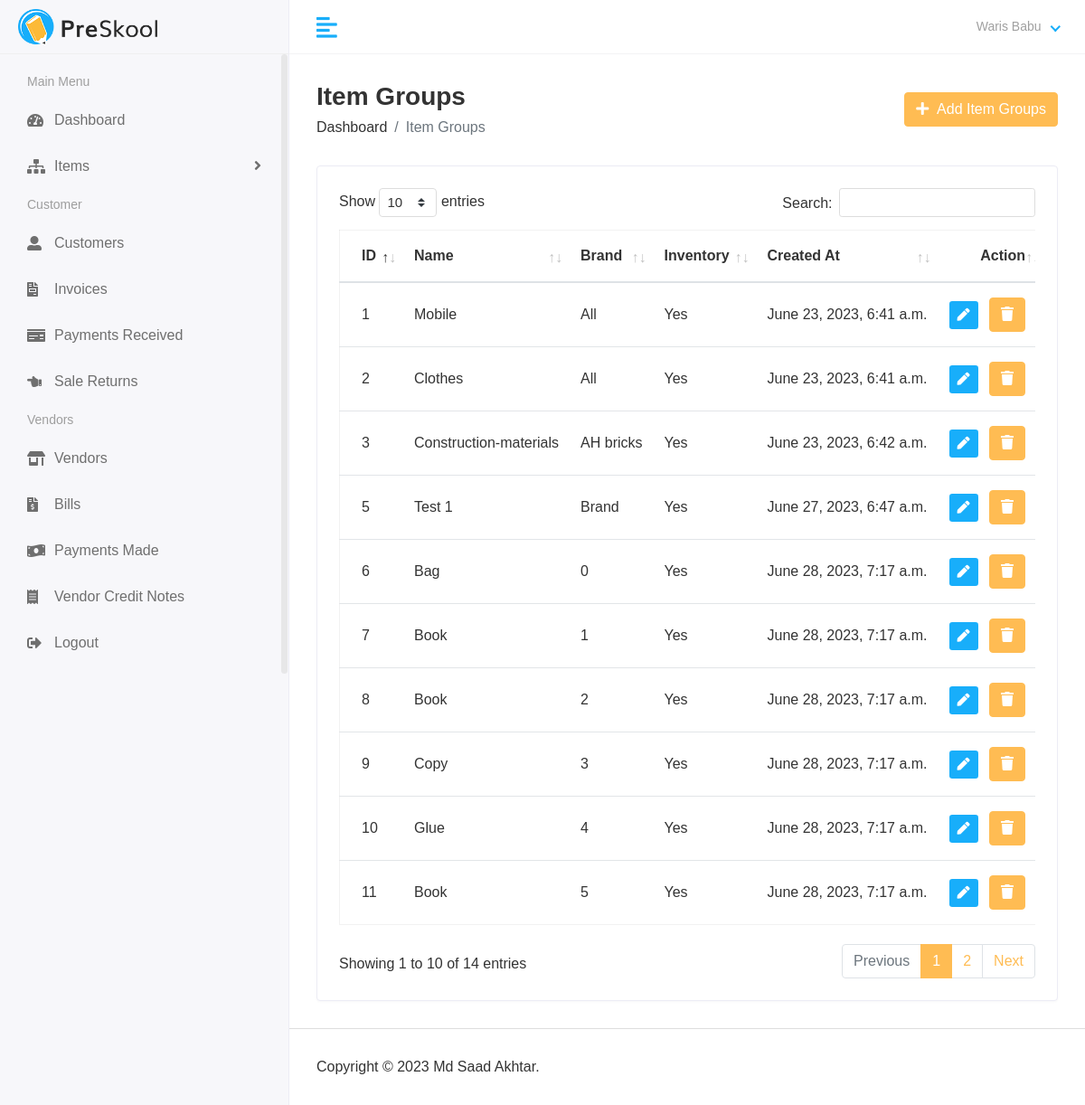
/finance/view_item_groups/ (signed in), run on the app's committed database.
### accounts/models.py (models this page shows)
class CustomUser(AbstractUser):
    def __str__(self):
        return self.email

### finance/models.py (models this page shows, shortened)
class ItemGroup(models.Model):
    name = models.CharField(_("name"), max_length=50)
    brand = models.CharField(_("brand"), max_length=50)
    tax_preference = models.IntegerField(choices=TAX_PREFERENCE,default=1)
    inventory = models.IntegerField(choices=INVENTORY_TYPE,default=1)
    created_at = models.DateTimeField(auto_now_add=True,null = True)
    updated_at = models.DateTimeField(auto_now_add=True,null = True)
    changed_by_user = models.ForeignKey(CustomUser,null=True,on_delete=models.PROTECT)

### finance/views.py (the view)
# urls.py: path('view_item_groups/',views.view_item_groups,name="view_item_groups"),
@login_required(login_url="account_login")
def view_item_groups(request):
    if not request.user.has_perm('finance.view_itemgroup'):
        return HttpResponse("Permission Error. Sorry You are not authorised to visit this page")
    item_groups = ItemGroup.objects.all()
    context = {
        "item_groups":item_groups
    }
    return render(request,"hod/view_item_groups.html", context)

### finance/templates/hod/view_item_groups.html (shortened to what this page needs)
{% extends 'base.html' %} {% block content %}
<div class="main-wrapper">
  <div class="page-wrapper">
    <div class="content container-fluid">
      <div class="page-header">
        <div class="row align-items-center">
          <div class="col">
            <h3 class="page-title">Item Groups</h3>
            <ul class="breadcrumb">
              <li class="breadcrumb-item">
                <a href="{% url 'finance_dashboard' %}">Dashboard</a>
              </li>
              <li class="breadcrumb-item active">Item Groups</li>
            </ul>
          </div>
          <div class="col-auto text-right float-right ml-auto">
            <a href="{% url 'add_item_groups' %}" class="btn btn-primary"
              ><i class="fas fa-plus"></i> &nbsp;Add Item Groups
            </a>
          </div>
        </div>
      </div>
      <div class="row">
        <div class="col-sm-12">
          <div class="card card-table">
            <div class="card-body">
              <div class="table-responsive">
                <table id="table_id" class="table table-hover table-center mb-0">
                    <thead>
                      <tr>
                        <th>ID</th>
                        <th>Name</th>
                        <th>Brand</th>
                        <th>Inventory</th>
                        <th>Created At</th>
                        <th class="text-right">Action</th>
                      </tr>
                    </thead>
                    <tbody>
                      {% for i in item_groups %}
                      <tr>
                        <td>{{i.id}}</td>
                        <td>{{i.name}}</td>
                        <td>{{i.brand}}</td>
                        {% if i.inventory == 1 %}
                            <td>Yes</td>
                        {% else %}
                            <td>No</td>
                        {% endif %}
                        <td>{{i.created_at}}</td>
                        <td class="text-right">
                          <div class="actions">
                            <a
                              href="{% url 'edit_item_groups' i.id %}"
                              class="btn btn-sm bg-success-light mr-2"
                            >
                              <i class="fas fa-pen"></i>
                            </a>
                            <button type="button" class="btn btn-primary" data-toggle="modal" data-target="#modal-{{i.id}}">
                              <i class="fa fa-trash" aria-hidden="true"></i>
                            </button>
                          </div>
                        </td>
                      </tr>
                      {% endfor %}
                    </tbody>
                  </table>
              </div>
            </div>
          </div>
        </div>
      </div>
    </div>
    {% endblock content %}

### finance/templates/includes/header.html (shortened to what this page needs)
{% load static %}
<div class="header">
    <div class="header-left">
       <a href="index.html" class="logo">
       <img src="{% static 'assets/img/logo.png' %}" alt="Logo">
       </a>
    </div>
    <a href="javascript:void(0);" id="toggle_btn">
    <i class="fas fa-align-left"></i>
    </a>
    <ul class="nav user-menu">
       <li class="nav-item dropdown has-arrow">
          <a href="#" class="dropdown-toggle nav-link" data-toggle="dropdown">
          <span class="user-img">
            {% if request.user.first_name %}
               {{request.user.first_name}} {{request.user.last_name}}
            {% else %}
               {{request.user}}
            {% endif %}
         </span>
          </a>
       </li>
    </ul>
 </div>

### static/assets/css/style.css (style rules this page uses)
html { height: 100%; }
body { background-color: #fff; color: #333; font-family: 'Poppins', sans-serif; font-size: 1rem; height: 100%; line-height: 1.5; overflow-x: hidden; }
h1, h2, h3, h4, h5, h6 { font-family: 'Poppins', sans-serif; margin-top: 0; }
a { color: #009ce7; }
input, button, a { transition: all 0.4s ease; -moz-transition: all 0.4s ease; -o-transition: all 0.4s ease; -ms-transition: all 0.4s ease; -webkit-transition: all 0.4s ease; }
input, input:focus, button, button:focus { outline: none; }
ul, ol { padding: 0px; list-style: none; }
.table { color: #333; max-width: 100%; margin-bottom: 0; width: 100%; }
.table.dataTable { border-collapse: collapse !important; border: 1px solid rgba(0, 0, 0, 0.05); }
.table thead tr th { font-weight: 600; }
.table tbody tr { border-bottom: 1px solid rgba(0, 0, 0, 0.05); }
.table.table-center td, .table.table-center th { vertical-align: middle; }
.card-table .card-body .table > thead > tr > th { border-top: 0; }
.card-table .card-body .table tr td:first-child, .card-table .card-body .table tr th:first-child { padding-left: 1.5rem; }
.card-table .card-body .table tr td:last-child, .card-table .card-body .table tr th:last-child { padding-right: 1.5rem; }
.card-table .table td, .card-table .table th { border-top: 1px solid #e2e5e8; padding: 1rem 0.75rem; white-space: nowrap; }
.btn-primary { background-color: #FFBC53; border: 1px solid #FFBC53; }
.card { border: 1px solid #ececf5; box-shadow: 0 1px 3px 0 rgba(0, 0, 0, 0.03); margin-bottom: 1.875rem; }
.card-body { padding: 1.5rem; }
.bg-success-light { background-color: #18aefa; color: #fff; }
.header { background-color: #fff; border-bottom: 1px solid #f3f3f4; left: 0; position: fixed; right: 0; top: 0; z-index: 1001; height: 60px; }
.header .header-left { float: left; height: 60px; padding: 0 20px; position: relative; width: 320px; z-index: 1; transition: all 0.2s ease-in-out; background-color: #f7f7fa; border-bottom: 1px solid #efefef; border-right: 1px solid #ececf5; display: flex; align-items: center; }
.header .header-left .logo { display: inline-block; line-height: 60px; }
.header .header-left .logo img { max-height: 40px; width: auto; }
.header .dropdown-toggle:after { display: none; }
.header .has-arrow .dropdown-toggle:after { border-top: 0; border-left: 0; border-bottom: 2px solid #18aefa; border-right: 2px solid #18aefa; content: ''; height: 8px; display: inline-block; pointer-events: none; -webkit-transform-origin: 66% 66%; -ms-transform-origin: 66% 66%; transform-origin: 66% 66%; -webkit-transform: rotate(45deg); -ms-transform: rotate(45deg); transform: rotate(45deg); -webkit-transition: all 0.15s ease-in-out; transition: all 0.15s ease-in-out; width: 8px; vertical-align: 0px; }
.user-menu { float: right; margin: 0; position: relative; z-index: 99; padding-right: 15px; }
.user-menu.nav > li > a { color: #a0a0a0; font-size: 14px; line-height: 58px; padding: 0 15px; height: 60px; }
.user-img { margin-right: 3px; position: relative; }
.main-wrapper { width: 100%; height: 100vh; min-height: 100vh; }
.page-wrapper { margin-left: 320px; padding-top: 60px; position: relative; transition: all 0.4s ease; }
.page-wrapper > .content { padding: 1.875rem 1.875rem 0; }
.page-header { margin-bottom: 1.875rem; }
.page-header .breadcrumb { background-color: transparent; color: #6c757d; font-size: 1rem; font-weight: 500; margin-bottom: 0; padding: 0; }
.page-header .breadcrumb a { color: #333; }
.page-title { font-size: 28px; font-weight: 600; color: #333; margin-bottom: 5px; }
@media (min-width: 992px) { #toggle_btn { align-items: center; color: #18aefa; display: inline-flex; float: left; font-size: 26px; height: 60px; justify-content: center; margin-left: 15px; padding: 0 15px; } }

### data on the page
CustomUser: user.first_name "Waris", user.last_name "Babu"
ItemGroup: id "1", name "Mobile", brand "All", inventory "Yes", created_at "June 23, 2023, 6:41 a.m."
ItemGroup: id "2", name "Clothes", brand "All", inventory "Yes", created_at "June 23, 2023, 6:41 a.m."
ItemGroup: id "3", name "Construction-materials", brand "AH bricks", inventory "Yes", created_at "June 23, 2023, 6:42 a.m."
ItemGroup: id "5", name "Test 1", brand "Brand", inventory "Yes", created_at "June 27, 2023, 6:47 a.m."
ItemGroup: id "6", name "Bag", brand "0", inventory "Yes", created_at "June 28, 2023, 7:17 a.m."
ItemGroup: id "7", name "Book", brand "1", inventory "Yes", created_at "June 28, 2023, 7:17 a.m."
ItemGroup: id "8", name "Book", brand "2", inventory "Yes", created_at "June 28, 2023, 7:17 a.m."
ItemGroup: id "9", name "Copy", brand "3", inventory "Yes", created_at "June 28, 2023, 7:17 a.m."
ItemGroup: id "10", name "Glue", brand "4", inventory "Yes", created_at "June 28, 2023, 7:17 a.m."
ItemGroup: id "11", name "Book", brand "5", inventory "Yes", created_at "June 28, 2023, 7:17 a.m."
